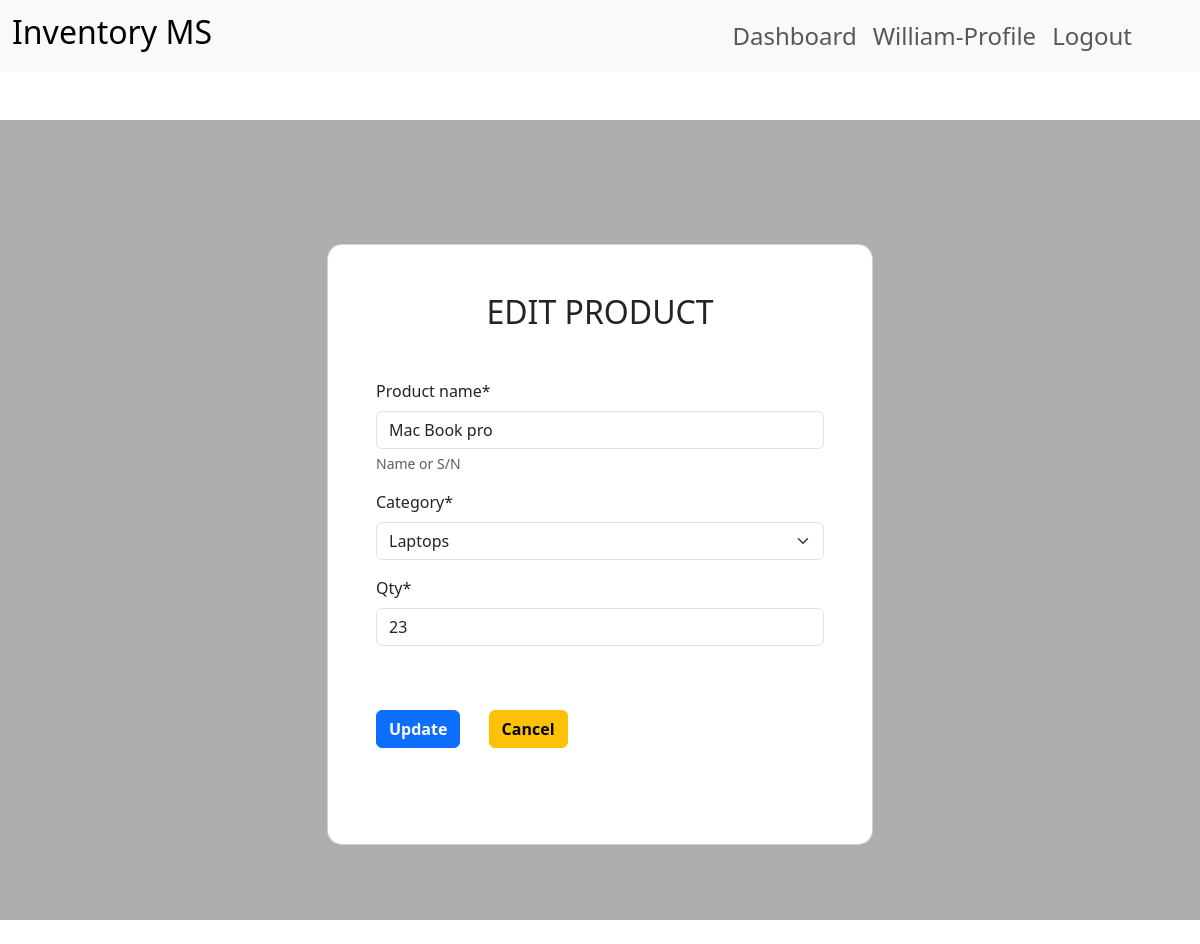
The app's page /dashboard/edit_product/1/ (signed in) with its own data.
### apps/dashboard/models.py (models this page shows, shortened)
class ProductModel(models.Model):
    product_name=models.CharField(max_length=200, help_text='Name or S/N')
    qty=models.PositiveIntegerField()
    category=models.CharField(max_length=90,choices=category, default='phones')
    time_of_purchase=models.DateTimeField(auto_created=True)

### apps/dashboard/views.py (the view)
# urls.py: path('edit_product/<int:pk>/',views.Edit_Product.as_view(),name='edit_product'),
class Edit_Product(LoginRequiredMixin,UpdateView):
    model=ProductModel
    fields=['product_name','category','qty']
    template_name='dashboard/edit_product.html'
    success_url=reverse_lazy('products')

### templates/dashboard/edit_product.html (shortened to what this page needs)
{% extends 'common/base.html'%}
{%load static%}
{% load crispy_forms_tags %}
{%block content%}
<section class="vh-100 bg-image mt-5"
  style="background-color:#adadad;">
  <div class="mask d-flex align-items-center h-100 gradient-custom-3">
    <div class="container h-100 mt-5">
      <div class="row d-flex justify-content-center align-items-center h-100">
        <div class="col-12 col-md-9 col-lg-7 col-xl-6">
          <div class="card" style="border-radius: 15px;">
            <div class="card-body p-5">
              <h2 class="text-uppercase text-center mb-5">Edit Product</h2>
              <form method="post">
                {{form|crispy}}
                <input type="submit" value="Update" class="btn btn-primary my-5 fw-bold">
                <a href="{% url 'products' %}" class="btn btn-warning mx-4 fw-bold">Cancel</a>
              </form>
            </div>
          </div>
        </div>
      </div>
    </div>
  </div>
</section>
{%endblock%}

### templates/common/nav.html (shortened to what this page needs)
 <!doctype html>
<html lang="en">
  <head>
    <link href="https://cdn.jsdelivr.net/npm/bootstrap@5.3.0/dist/css/bootstrap.min.css" rel="stylesheet">
   </head>
  <body>
    <nav class="navbar navbar-expand-lg bg-body-tertiary">
        <div class="container-fluid">
          <a class="navbar-brand" href="#!"><h2>Inventory MS</h2></a>
          <div class="collapse navbar-collapse" id="navbarNav">
            {% if user.is_authenticated%}
            <ul class="navbar-nav  ms-auto mx-5">
              <li class="nav-item">
                <a class="nav-link" href="{% url 'index_home'%}"><span class="h4">Dashboard</span></a>
              </li>
            <li class="nav-item">
              <a class="nav-link" href="{% url 'profile'%}"><span class="h4">{{user.username}}-Profile</span></a>
            </li>
            <li class="nav-item">
              <a class="nav-link" href="{% url 'logout_user'%}"><span class="h4">Logout</span></a>
            </li>
            {%endif%}
          </div>
        </div>
      </nav>
  </body>
</html>

### static/css/style.css (style rules this page uses)
body { background: rgb(230, 227, 227); }

### templates/common/nav.html (style rules this page uses)
li { list-style-type: none; }

### records on screen
ProductModel: product_name "Mac Book pro", category "Laptops", qty "23"

### other values on screen
{{ user.username }} "William"
